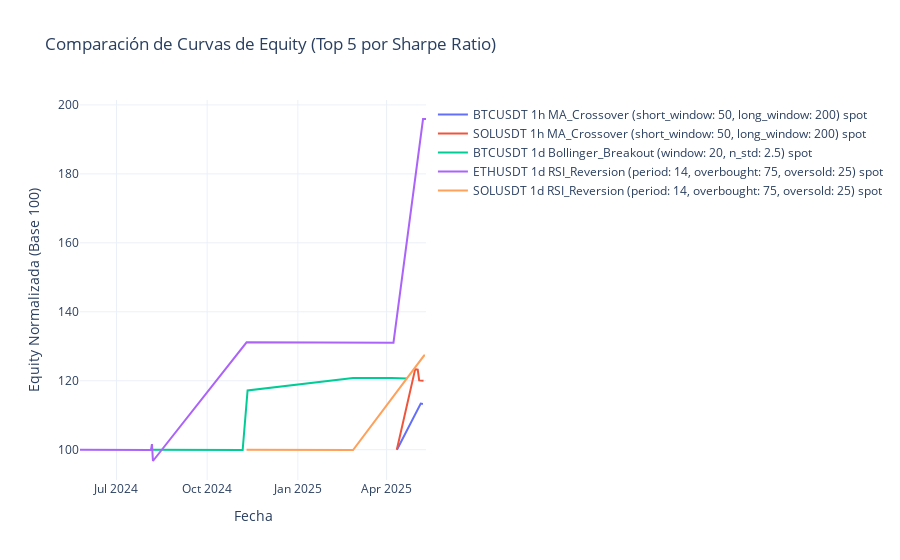
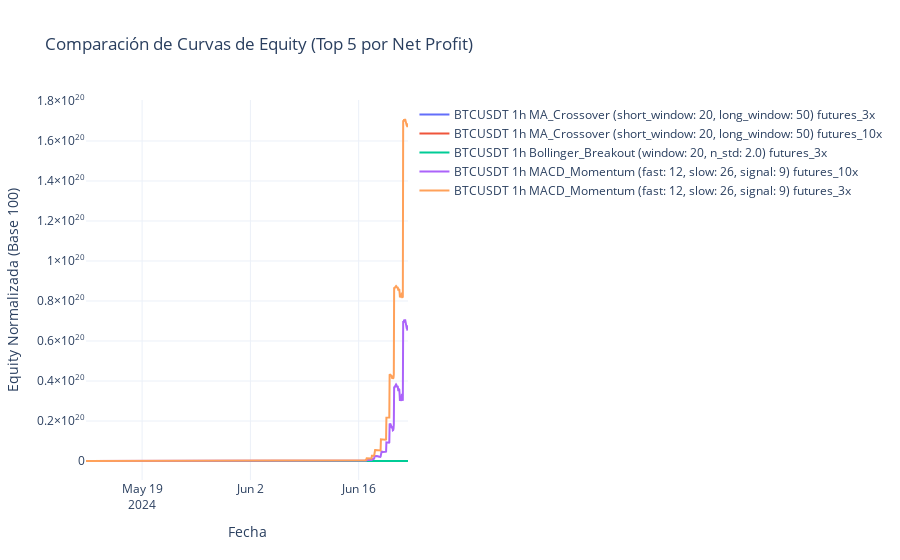

The code cell stored with these charts, in order, in its notebook:
### Code cell
# Comparar curvas de equity de las mejores estrategias
if not all_results.empty:
    # Por Sharpe Ratio
    fig_sharpe = compare_equity_curves(top_n=5, metric='Sharpe Ratio')
    fig_sharpe.show()
    
    # Por Net Profit
    fig_profit = compare_equity_curves(top_n=5, metric='Net Profit')
    fig_profit.show()

### Figure 1 — Plotly figure (JSON) as saved in the notebook; plotly's stock layout.template omitted (floating-point values rounded to 4 significant figures)
{"data": [{"mode": "lines", "name": "BTCUSDT 1h MA_Crossover (short_window: 50, long_window: 200) spot", "type": "scatter", "x": ["2025-04-11T13:00:00.000000000", "2025-05-05T16:00:00.000000000", "2025-05-07T21:00:00.000000000"], "y": [100.0, 113.4, 113.3]}, {"mode": "lines", "name": "SOLUSDT 1h MA_Crossover (short_window: 50, long_window: 200) spot", "type": "scatter", "x": ["2025-04-11T09:00:00.000000000", "2025-04-30T01:00:00.000000000", "2025-05-02T15:00:00.000000000", "2025-05-04T02:00:00.000000000", "2025-05-08T12:00:00.000000000"], "y": [100.0, 123.4, 123.2, 120.1, 120.0]}, {"mode": "lines", "name": "BTCUSDT 1d Bollinger_Breakout (window: 20, n_std: 2.5) spot", "type": "scatter", "x": ["2024-08-04T00:00:00.000000000", "2024-08-05T00:00:00.000000000", "2024-11-06T00:00:00.000000000", "2024-11-11T00:00:00.000000000", "2025-02-24T00:00:00.000000000", "2025-02-25T00:00:00.000000000", "2025-02-26T00:00:00.000000000", "2025-04-06T00:00:00.000000000", "2025-04-22T00:00:00.000000000"], "y": [100.0, 100.0, 99.9, 117.2, 120.8, 120.8, 120.8, 120.8, 120.7]}, {"mode": "lines", "name": "ETHUSDT 1d RSI_Reversion (period: 14, overbought: 75, oversold: 25) spot", "type": "scatter", "x": ["2024-05-25T00:00:00.000000000", "2024-05-26T00:00:00.000000000", "2024-05-27T00:00:00.000000000", "2024-05-28T00:00:00.000000000", "2024-08-05T00:00:00.000000000", "2024-08-06T00:00:00.000000000", "2024-08-07T00:00:00.000000000", "2024-11-10T00:00:00.000000000", "2024-11-11T00:00:00.000000000", "2025-04-08T00:00:00.000000000", "2025-05-08T00:00:00.000000000", "2025-05-09T00:00:00.000000000", "2025-05-10T00:00:00.000000000", "2025-05-11T00:00:00.000000000"], "y": [100.0, 100.0, 100.0, 100.0, 99.9, 101.6, 96.73, 131.2, 131.2, 131.0, 195.9, 195.9, 195.9, 195.9]}, {"mode": "lines", "name": "SOLUSDT 1d RSI_Reversion (period: 14, overbought: 75, oversold: 25) spot", "type": "scatter", "x": ["2024-11-10T00:00:00.000000000", "2024-11-11T00:00:00.000000000", "2024-11-21T00:00:00.000000000", "2024-11-22T00:00:00.000000000", "2024-11-23T00:00:00.000000000", "2025-02-26T00:00:00.000000000", "2025-05-09T00:00:00.000000000", "2025-05-10T00:00:00.000000000"], "y": [100.0, 100.0, 100.0, 100.0, 100.0, 99.9, 127.3, 127.3]}], "layout": {"title": {"text": "Comparación de Curvas de Equity (Top 5 por Sharpe Ratio)"}, "xaxis": {"title": {"text": "Fecha"}}, "yaxis": {"title": {"text": "Equity Normalizada (Base 100)"}}}}

### Figure 2 — Plotly figure (JSON) as saved in the notebook; plotly's stock layout.template omitted (floating-point values rounded to 4 significant figures; data arrays with more than 128 entries replaced by an {"elided": "..."} marker saying what was removed)
{"data": [{"mode": "lines", "name": "BTCUSDT 1h MA_Crossover (short_window: 20, long_window: 50) futures_3x", "type": "scatter", "x": {"elided": "1000 str values"}, "y": {"elided": "1000 float values"}}, {"mode": "lines", "name": "BTCUSDT 1h MA_Crossover (short_window: 20, long_window: 50) futures_10x", "type": "scatter", "x": {"elided": "1000 str values"}, "y": {"elided": "1000 float values"}}, {"mode": "lines", "name": "BTCUSDT 1h Bollinger_Breakout (window: 20, n_std: 2.0) futures_3x", "type": "scatter", "x": {"elided": "1000 str values"}, "y": {"elided": "1000 float values"}}, {"mode": "lines", "name": "BTCUSDT 1h MACD_Momentum (fast: 12, slow: 26, signal: 9) futures_10x", "type": "scatter", "x": {"elided": "1000 str values"}, "y": {"elided": "1000 float values"}}, {"mode": "lines", "name": "BTCUSDT 1h MACD_Momentum (fast: 12, slow: 26, signal: 9) futures_3x", "type": "scatter", "x": {"elided": "1000 str values"}, "y": {"elided": "1000 float values"}}], "layout": {"title": {"text": "Comparación de Curvas de Equity (Top 5 por Net Profit)"}, "xaxis": {"title": {"text": "Fecha"}}, "yaxis": {"title": {"text": "Equity Normalizada (Base 100)"}}}}
